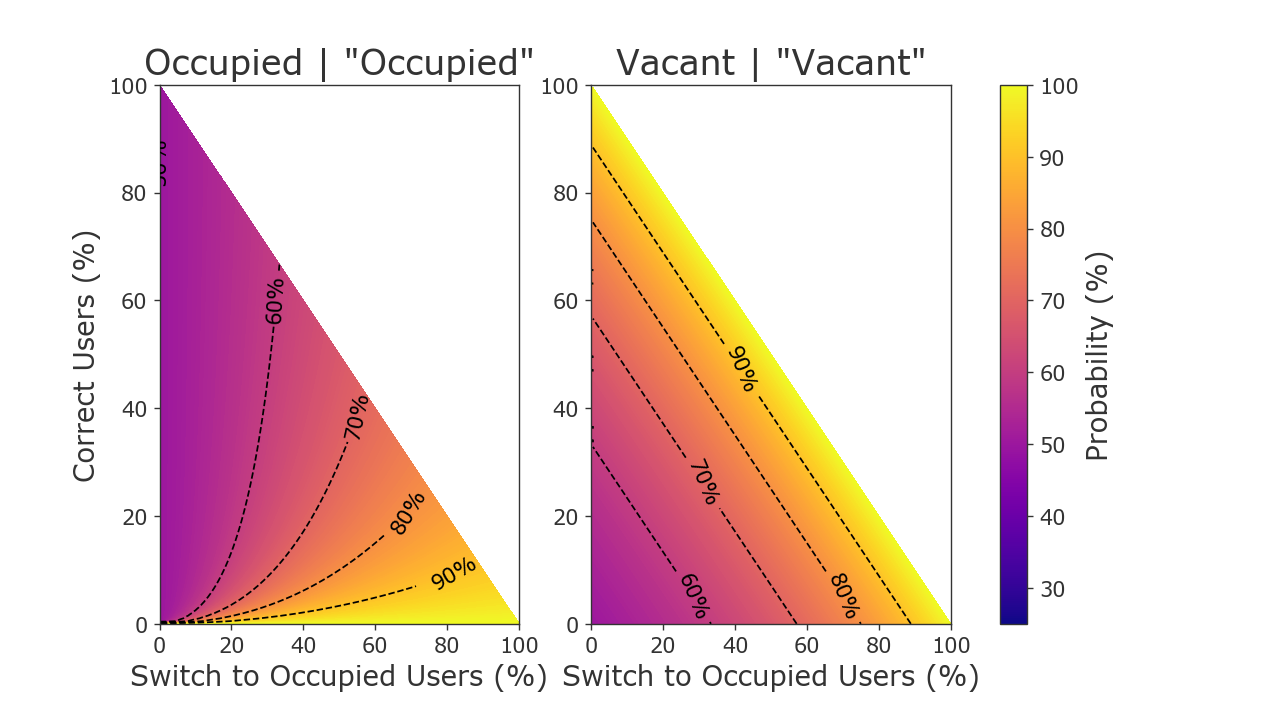

Python code for this plot:
# %% Imports

import numpy as np
from matplotlib import pyplot as plt


# %% Simple answer

p1 = 1 / 3  # do nothings
p2 = 1 / 3  # switch to occupied
p3 = 1 / 3  # sign is correct
pOcc = 1 / 2

pSignOccGivenVac = p2 / (p2 + p3)
pSignOccGivenOcc = pSignOccGivenVac * p1 + 1 * p2 + 1 * p3
pSignOcc = pSignOccGivenVac * (1 - pOcc) + (pSignOccGivenVac * pOcc * p1 +
                                            1 * pOcc * p2 +
                                            1 * pOcc * p3)
pOccGivenSignOcc = pSignOccGivenOcc * pOcc / pSignOcc
print('The probability the sign says occupied given that the room is occupied '
      'is {:.1f}%'.format(pOccGivenSignOcc * 100))

pSignVac = 1 - pSignOcc
pVac = 1 - pOcc
pSignVacGivenVac = 1 - pSignOccGivenVac
pVacGivenSignVac = pSignVacGivenVac * pVac / pSignVac
print('The probability the sign says vacant given that the room is vacant '
      'is {:.1f}%'.format(pVacGivenSignVac * 100))

# %% Visualize Space


def pOccGivenSignOcc(p1, p2, p3, pOcc):
    pSignOccGivenVac = p2 / (p2 + p3)
    pSignOccGivenOcc = pSignOccGivenVac * p1 + 1 * p2 + 1 * p3
    pSignOcc = pSignOccGivenVac * (1 - pOcc) + (pSignOccGivenVac * pOcc * p1 +
                                                1 * pOcc * p2 +
                                                1 * pOcc * p3)
    return pSignOccGivenOcc * pOcc / pSignOcc


def pVacGivenSignVac(p1, p2, p3, pOcc):
    pSignOccGivenVac = p2 / (p2 + p3)
    pSignOcc = pSignOccGivenVac * (1 - pOcc) + (pSignOccGivenVac * pOcc * p1 +
                                                1 * pOcc * p2 +
                                                1 * pOcc * p3)
    pSignVac = 1 - pSignOcc
    pVac = 1 - pOcc
    pSignVacGivenVac = 1 - pSignOccGivenVac
    return pSignVacGivenVac * pVac / pSignVac


n = 200

p1, p2 = np.meshgrid(np.linspace(0, 1, n), np.linspace(0, 1, n))
p3 = 1 - p1 - p2
pOO = pOccGivenSignOcc(p1, p2, p3, pOcc)
pVV = pVacGivenSignVac(p1, p2, p3, pOcc)
pOO[p3 < 0] = np.nan
pVV[p3 < 0] = np.nan
vMin = min(pOO[np.isfinite(pOO)].min(), pVV[np.isfinite(pVV)].min())
vMax = min(pOO[np.isfinite(pOO)].max(), pVV[np.isfinite(pVV)].max())

plt.style.use('personal')

fig = plt.figure()
cmap = plt.get_cmap('plasma')
levels = np.linspace(vMin, vMax, n)
cLevels = np.linspace(0.1, 0.9, 9)
formatter = {l: '{:2.0f}%'.format(l * 100) for l in cLevels}

ax = fig.add_subplot(1, 2, 1)
ax.contourf(p3 * 100, p2 * 100, pOO, cmap=cmap, levels=levels)
cs = ax.contour(p3 * 100, p2 * 100, pOO, levels=cLevels,
                colors='k', linewidths=1, linestyles='dashed')
ax.clabel(cs, fmt=formatter)
ax.set_xlabel('Switch to Occupied Users (%)')
ax.set_ylabel('Correct Users (%)')
ax.set_title('Occupied | "Occupied"')
ax.set_xlim(0, 100)
ax.set_ylim(0, 100)

axs = [ax]

ax = fig.add_subplot(1, 2, 2)
ax.contourf(p3 * 100, p2 * 100, pVV, cmap=cmap, levels=levels)
cs = ax.contour(p3 * 100, p2 * 100, pVV, levels=cLevels,
                colors='k', linewidths=1, linestyles='dashed')
ax.clabel(cs, fmt=formatter)
ax.set_xlabel('Switch to Occupied Users (%)')
ax.set_title('Vacant | "Vacant"')
ax.set_xlim(0, 100)
ax.set_ylim(0, 100)

axs.append(ax)

sm = plt.cm.ScalarMappable(cmap=cmap)
sm.set_array(levels * 100)
cb = fig.colorbar(sm, ax=axs, orientation='vertical')
cb.set_label('Probability (%)')
